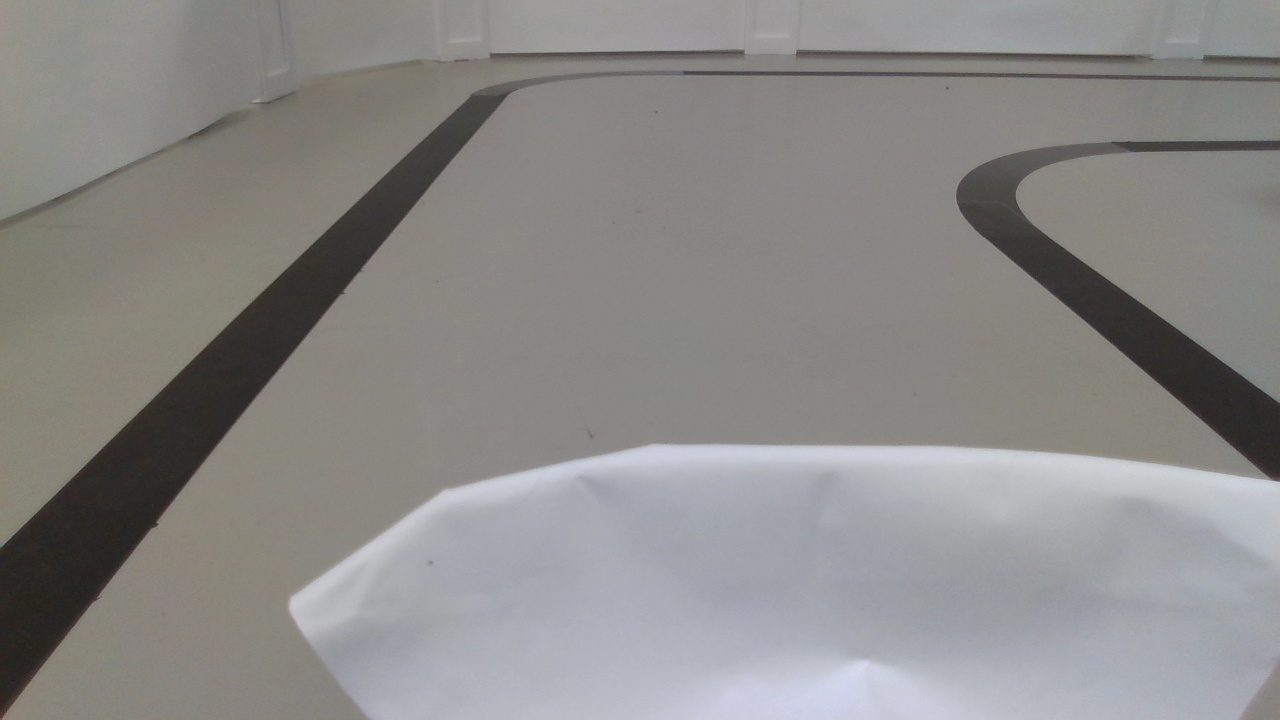
#> input picture test_images/high_mount/49.jpeg, 1280 x 720 px, found by its file name
$ python lane_detection.py
#> lines starting #> are read from the running program, lines starting #| are printed output that depends on the picture; after the words box and inside, x2 and y2 are one past the last pixel; in counts of white or black regions, pixels touching at a corner belong together
#> further down, img is the input picture: shape (720, 1280, 3); mean B, G, R 136.3, 137.7, 138.9
### Camera/utilities.py
import numpy as np
import cv2
import math
import random


def get_horizontals(img, img_height):
    found_horizontals = []

    scalar = 0.01
    for i in range(10, 100, 10):
        horizontal = int( img_height*(i*scalar) )
        found_horizontals.append(horizontal)

    return found_horizontals

def find_lane(horizontal_list, img):
    found_lane = []

    for horizontal in horizontal_list:
        found_lane.append(scan_for_lane_mid(horizontal, img))

    return found_lane

def scan_for_lane_mid(horizontal, img):
    '''
        Finds the inner boundaries of the lane.

        Parameters:
        --------------------
        horizontal (int) : The row number that should be scanned in the image.
        img (Image) : The image to scan on.

        Returns:
        --------------------
        left_lane (int) : The pixel column for where the left lane starts.
        right_lane (int) : The pixel column for where the right lane starts.

    '''
    width = img.shape[1]
    LANE = 255

    left_lane = 0
    left_lane_end = 0
    right_lane = 0
    right_lane_end = 0

    mid = int(width/2)

    # Finding start of left lane. Scaning from middle to left.
    for i in range(mid, 0, -1):
    #for i in range(int(width*0.9), 0, -1):
        if img[horizontal][i] == LANE and left_lane == 0:
            left_lane = i
            break

    # Finding start of right lane. Scanning from middle to right.
    for j in range(mid, width, 1):
        if img[horizontal][j] == LANE and right_lane == 0:
            right_lane = j
            break

    for k in range(left_lane, 0, -1):
        if img[horizontal][k] != LANE:
            #print("FOUND THE LEFT END")
            left_lane_end = k-1
            break

    for l in range(right_lane, width, 1):
        if img[horizontal][l] != LANE:
            #print("FOUND THE RIGHT END")
            right_lane_end = l-1
            break

    if right_lane_end == 0:
        right_lane_end = width

    return left_lane, right_lane, left_lane_end, right_lane_end

def process_image(img, resize_dimensions, kernel):
    '''
        Does all the preprocessing of the image before calculations can be done.

        First the image is resized. Then its made into greyscale. Then a gaussian filter is applied.
        After that we apply a triangular binarization. Finally I apply a dilation to fill in the gaps.

        Parameters:
        --------------------
        img (img) : The image to process
        crop_dimensions (tuple of ints) : The dimensions to use for cropping
        kernel (tuple of ints) : The kernel to be used for dilation.

        Returns:
        dilated (img) : The finnished processed image
    '''
#> called with resize_dimensions = (427, 240), kernel = array of shape (3, 3)
    img_resized = resize(img, resize_dimensions)
    grey = cv2.cvtColor(img_resized, cv2.COLOR_BGR2GRAY)
    gaussian = cv2.GaussianBlur(grey, (7,7), 1)
    ret1, th1 = cv2.threshold(gaussian, 0, 255, cv2.THRESH_BINARY_INV + cv2.THRESH_TRIANGLE)
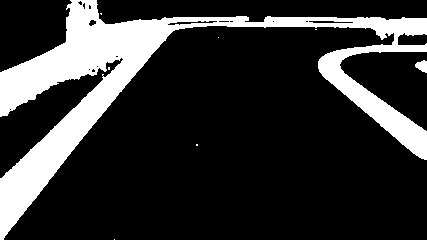
#> th1: shape (240, 427); 19.7% white; 8 white regions (6 under 20 px), largest, box (x1, y1, x2, y2) and area: (0, 0, 427, 240) 20070, (415, 60, 427, 73) 106
#> ret1 = 129
    eroded = erode(th1, kernel)
    dilated = dilate(eroded, kernel)
    return dilated

def erode(img, kernel, iter=1):
    '''
        Erodes an image with the given kernel and iterations.

        Parameters:
        --------------------
        img (img) : The image to process
        kernel (tuple of ints) : The pixel kernel to use for erosion.
        iter (int) : The number of times the erosion filtering should be executed.

        Returns:
        --------------------
        cv2.erode(img, kernel, iterations=iter) (img) : The eroded image.
    '''
#> called with kernel = array of shape (3, 3), iter = 1
    return cv2.erode(img, kernel, iterations=iter)
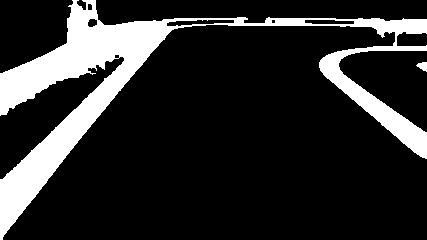
#> returned value: shape (240, 427); 17% white; 2 white regions, box (x1, y1, x2, y2) and area: (0, 0, 427, 240) 17365, (416, 62, 427, 72) 70

def dilate(img, kernel, iter=1):
    '''
        Dilates an image with the given kernel and iterations.

        Parameters:
        --------------------
        img (img) : The image to process
        kernel (tuple of ints) : The pixel kernel to be used for dilation
        iter (int) : The number of times the dilation filtering should be executed

        Returns:
        --------------------
        cv2.dilate(img, kernel, iter) (img) : The dilated image.
    '''
#> called with kernel = array of shape (3, 3), iter = 1
    return cv2.dilate(img, kernel, iter)
#> returned value: shape (240, 427); 19.6% white; 2 white regions, box (x1, y1, x2, y2) and area: (0, 0, 427, 240) 20010, (415, 61, 427, 73) 104
#> (the rest of the program and of its run is left out)
